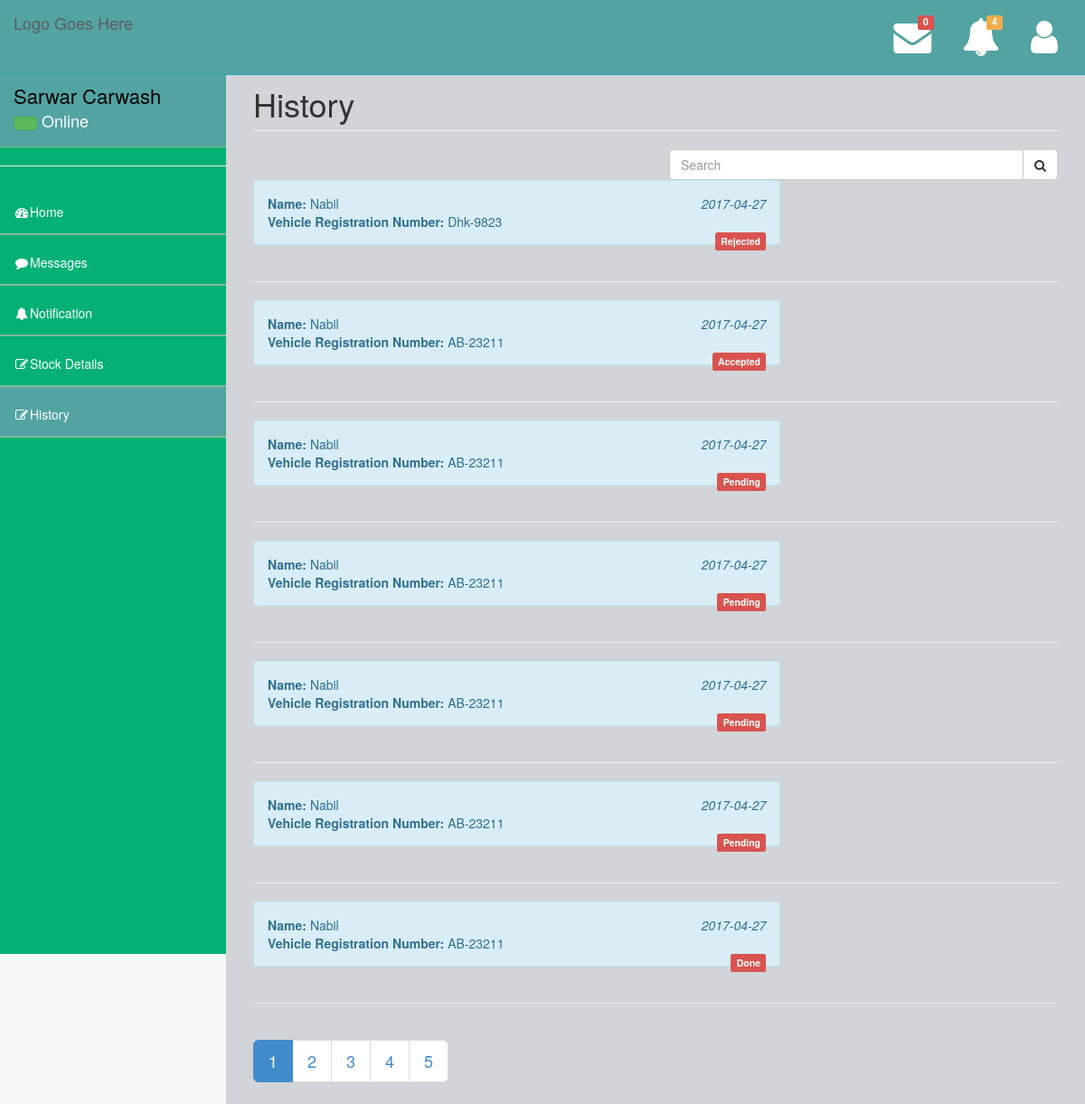
Page /shopOwner/history.php (signed in) on the committed database.
### tables this page shows
CREATE TABLE `shopowner` (
  `ShopName` varchar(35) NOT NULL,
  `Email` varchar(35) NOT NULL,
  `Contact` varchar(18) NOT NULL,
  `Password` varchar(15) NOT NULL,
  `Latitude` decimal(65,9) NOT NULL,
  `Longitude` decimal(65,9) NOT NULL,
  `Address` varchar(100) NOT NULL,
  `ShopTradeLicence` varchar(20) NOT NULL,
  `flag` int(1) NOT NULL,
  `Status` varchar(10) NOT NULL
);

CREATE TABLE `service` (
  `ServiceId` varchar(20) NOT NULL,
  `CarOwnerEmail` varchar(35) NOT NULL,
  `ShopOwnerEmail` varchar(35) NOT NULL,
  `VehicleRegNo` varchar(20) NOT NULL,
  `Date` date NOT NULL,
  `Latitude` varchar(100) NOT NULL,
  `Longitude` varchar(100) NOT NULL,
  `SecretKey` int(5) NOT NULL,
  `Status` varchar(10) NOT NULL
);

### shopOwner/shopOwnerPHP/selectFromDatabase.php (called while the page is built)
<?php
function getJSONFromDB($sql){
	include("Mysqldb.php");
	$result = mysqli_query($conn, $sql)or die(mysqli_error($conn));
	$arr=array();
	while($row = mysqli_fetch_assoc($result)) {
		$arr[]=$row;
	}
	return json_encode($arr);
}
?>

### shopOwner/history.php (the view, shortened to what this page needs)
<?php
  $currentPage = 'history';
  include("TemplateFile/header.php");
  $jsonServiceString = getJSONFromDB("SELECT (SELECT name FROM carowner WHERE Email=service.CarOwnerEmail) AS name,Date,VehicleRegNo,SecretKey,Status FROM service WHERE ShopOwnerEmail='".$_SESSION["shopOwnerEmail"]."' ORDER BY Date DESC");
  $jsonServiceData = json_decode($jsonServiceString);
?>
        <div id="page-wrapper">
            <div class="row">
                <div class="col-lg-12">
                    <h1 class="page-header">History</h1>
                </div>
                <div class="col-md-offset-6 col-md-6">
                    <form>
                        <div class="input-group">
                          <input type="text" class="form-control" placeholder="Search">
                          <div class="input-group-btn">
                            <button class="btn btn-default" type="submit"><i class="fa fa-search"></i></button>
                          </div>
                        </div>
                    </form>
                </div>
            </div>
            <?php
            for($i=0;$i<sizeof($jsonServiceData);$i++){
                ?>
                <div class="row">
                    <div class="col-md-8">
                       <div class="alert alert-info">
                            <strong>Name: </strong><span><?php echo $jsonServiceData[$i]->name; ?></span>
                            <em class="pull-right"><?php echo $jsonServiceData[$i]->Date; ?></em>
                            <div>
                                <strong>Vehicle Registration Number: </strong><span><?php echo $jsonServiceData[$i]->VehicleRegNo; ?></span>
                            </div>
                            <div>
                                <div class="pull-right">
                                    <span class=" label label-danger"><?php echo $jsonServiceData[$i]->Status; ?></span>
                                </div>
                            </div>
                       </div>
                    </div>
                </div>
                <hr style="color: black">
            <?php
            }
            ?>
            <div class="row">
                <div class="col-md-12">
                    <ul class="pagination pagination-lg">
                        <li class="active"><a href="#">1</a></li>
                        <li><a href="#">2</a></li>
                        <li><a href="#">3</a></li>
                        <li><a href="#">4</a></li>
                        <li><a href="#">5</a></li>
                    </ul>
                </div>
            </div>
        </div>
    </div>
</body>
</html>

### shopOwner/TemplateFile/header.php (shortened to what this page needs)
<?php session_start();
include("shopOwnerPHP/selectFromDatabase.php");
$jsonShopOwnerString = getJSONFromDB("SELECT * FROM shopowner WHERE Email='".$_SESSION["shopOwnerEmail"]."'");
$jsonShopOwnerData = json_decode($jsonShopOwnerString);
?>
<!DOCTYPE html>
<html>
<head>
    <link href="../assets/plugins/bootstrap/bootstrap.css" rel="stylesheet" />
    <link rel="stylesheet" href="https://cdnjs.cloudflare.com/ajax/libs/font-awesome/4.7.0/css/font-awesome.min.css">
    <link href="../assets/css/jquery.datepick.css" rel="stylesheet" />
    <link href="../assets/css/style.css" rel="stylesheet" />
    <link href="../assets/css/main-style.css" rel="stylesheet" />
</head>
<body>
    <div id="wrapper">
        <nav class="navbar navbar-default navbar-fixed-top" role="navigation" id="navbar">
            <div class="navbar-header">
                <a class="navbar-brand logo-color" href="index.html">
                    Logo Goes Here
                </a>
            </div>
            <?php include("TemplateFile/messageTemplate.php"); ?>
        </nav>
        <nav class="navbar-default navbar-static-side" role="navigation">
            <div class="sidebar-collapse">
                <ul class="nav" id="side-menu">
                    <li>
                        <div class="user-section">
                            <div class="user-info">
                                <div><?php echo $jsonShopOwnerData[0]->ShopName; ?></strong></div>
                                <div class="user-text-online">
                                    <span class="user-circle-online btn btn-success btn-circle "></span>&nbsp;Online
                                </div>
                            </div>
                        </div>
                    </li>
                    <hr>
                    <li class="<?php if($currentPage =='home'){echo 'selected';}?>">
                        <a href="index.php"><i class="fa fa-dashboard fa-fw"></i>Home</a>
                    </li>
                    <li class="<?php if($currentPage =='message'){echo 'selected';}?>">
                        <a href="message.php"><i class="fa fa-comment fa-fw"></i>Messages</a>
                    </li>
                    <li class="<?php if($currentPage =='notification'){echo 'selected';}?>">
                        <a href="notification.php"><i class="fa fa-bell fa-fw"></i>Notification</a>
                    </li>
                    <li class="<?php if($currentPage =='entry'){echo 'selected';}?>">
                        <a href="entry.php"><i class="fa fa-edit fa-fw"></i>Stock Details</a>
                    </li>
                    <li class="<?php if($currentPage =='history'){echo 'selected';}?>">
                        <a href="history.php"><i class="fa fa-edit fa-fw"></i>History</a>
                    </li>
                </ul>
            </div>
        </nav>

### assets/css/style.css (style rules this page uses)
body { background-color: #f8f8f8; }
#wrapper { width: 100%; margin-top: 55px!important; background-color:#04B173; height: 1000px; }
#page-wrapper { padding: 0 15px; min-height: 568px; background-color:rgb(209, 212, 216); }
.navbar-static-side ul li { border-bottom:1px solid #84B899 !important; }
.logo-color { color: #fff; }
@media (min-width:768px) { .navbar-static-side { z-index: 1; position: absolute; width: 250px; } }

### assets/css/main-style.css (style rules this page uses)
.user-info { display: block; color:#000!important; display: inline-block; padding: 15px; margin-bottom: 0px }
.user-text-online { font-size:18px; color:#fff }
.user-circle-online { width: 15px!important; height: 15px!important; }
.nav > li > a { padding: 20px 15px; }
#side-menu { background-color:#04B173; }
#side-menu a { color:#fff; border-bottom: 1px solid #84B899 !important; height: 55px; }
.selected { background-color:rgb(83, 163, 163); }
#navbar { background-color:rgb(83, 163, 163); }
.navbar-default { border-color: #27A6BE; }
@media (min-width:768px) { #page-wrapper { position: inherit; margin: 0 0 0 250px; padding: 0 30px; min-height: 1000px; } }

### rows in the picture
shopowner: ShopName "Sarwar Carwash"
service: name "Nabil", Date "2017-04-27", VehicleRegNo "Dhk-9823", Status "Rejected"
service: name "Nabil", Date "2017-04-27", VehicleRegNo "AB-23211", Status "Accepted"
service: Date "2017-04-27", VehicleRegNo "AB-23211", Status "Pending"
service: name "Nabil", Date "2017-04-27", VehicleRegNo "AB-23211", Status "Done"

### other values in the picture
count($countMessageData) "0"
count($countNotificationData) "4"
$jsonServiceData[$i]->name "Nabil"
